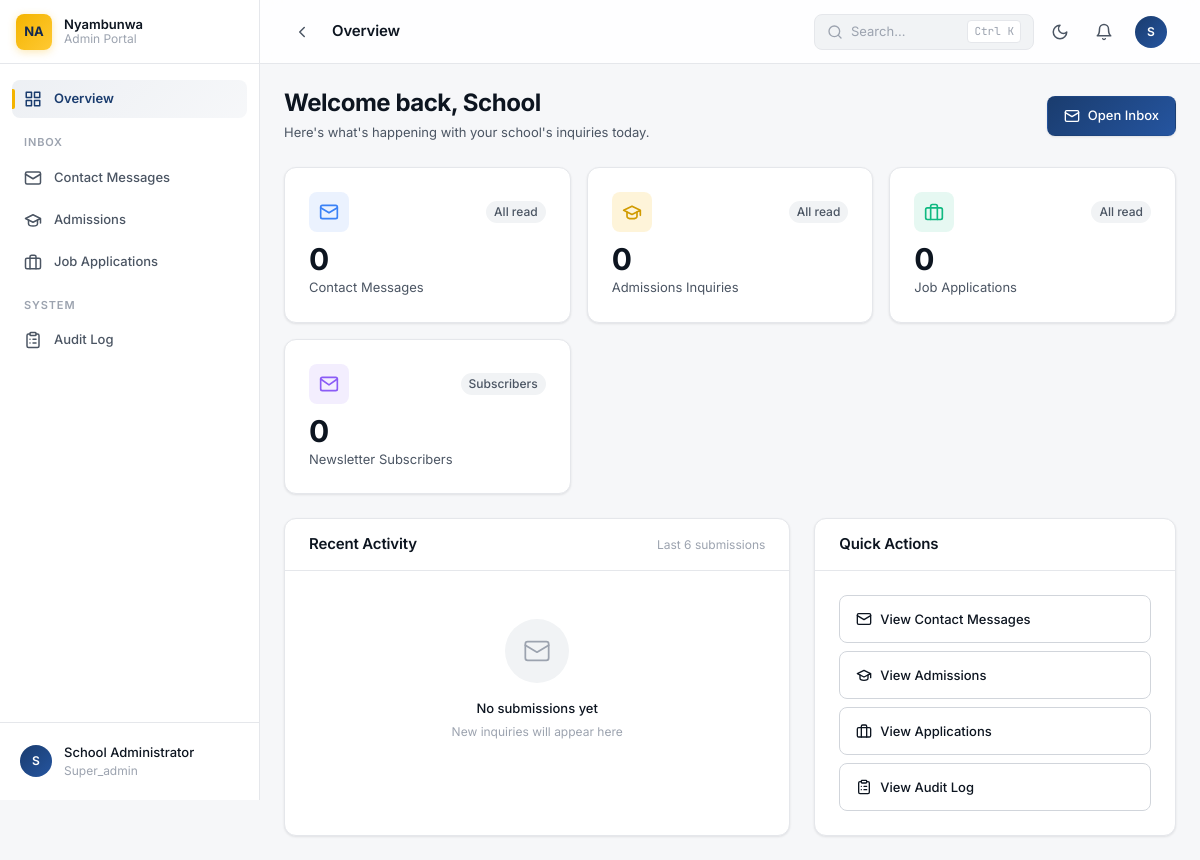
The app's page /admin/dashboard (signed in), older data.
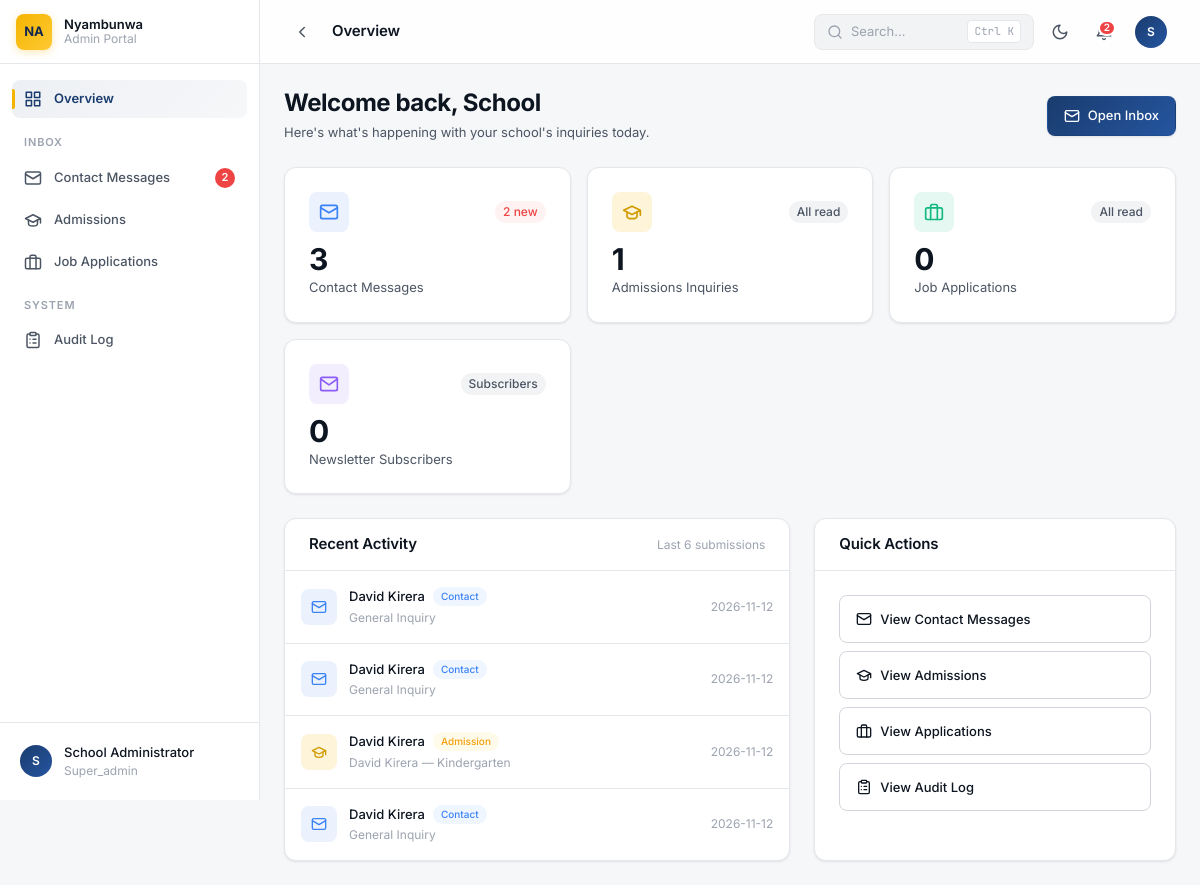
The same page, newer data.
### tables this page shows
CREATE TABLE contacts (
            id INTEGER PRIMARY KEY AUTOINCREMENT,
            name TEXT NOT NULL,
            email TEXT NOT NULL,
            phone TEXT,
            subject TEXT,
            message TEXT NOT NULL,
            status TEXT DEFAULT 'New',
            notes TEXT,
            created_at TIMESTAMP DEFAULT CURRENT_TIMESTAMP,
            updated_at TIMESTAMP DEFAULT CURRENT_TIMESTAMP
        );

CREATE TABLE admissions (
            id INTEGER PRIMARY KEY AUTOINCREMENT,
            parent_name TEXT NOT NULL,
            email TEXT NOT NULL,
            phone TEXT,
            child_name TEXT NOT NULL,
            child_dob TEXT,
            grade_applying TEXT NOT NULL,
            current_school TEXT,
            message TEXT,
            status TEXT DEFAULT 'New',
            notes TEXT,
            created_at TIMESTAMP DEFAULT CURRENT_TIMESTAMP,
            updated_at TIMESTAMP DEFAULT CURRENT_TIMESTAMP
        );

### app.py (the view)
@app.route('/admin/dashboard')
@login_required
def dashboard():
    from database import get_all_submissions
    stats = get_stats()
    recent = []
    for stype in ['contacts', 'admissions', 'careers']:
        items = get_all_submissions(stype)[:3]
        for item in items:
            item['_type'] = stype
            recent.append(item)
    recent.sort(key=lambda x: x.get('created_at', ''), reverse=True)
    recent = recent[:6]
    return render_template('admin/dashboard.html',
                          stats=stats,
                          recent=recent)

### app.py (called while the page is built)
def login_required(f):
    @wraps(f)
    def decorated_function(*args, **kwargs):
        if 'admin_logged_in' not in session:
            return redirect(url_for('login_page'))
        if 'last_activity' in session:
            last_activity = datetime.fromisoformat(session['last_activity'])
            if datetime.now() - last_activity > timedelta(minutes=30):
                session.clear()
                return redirect(url_for('login_page'))
        session['last_activity'] = datetime.now().isoformat()
        return f(*args, **kwargs)
    return decorated_function

@app.before_request
def enforce_https():
    if not request.is_secure and os.environ.get('FLASK_ENV') == 'production':
        url = request.url.replace('http://', 'https://', 1)
        return redirect(url, code=301)

### database.py (called while the page is built)
def get_db():
    conn = sqlite3.connect(Config.DATABASE)
    conn.row_factory = sqlite3.Row
    return conn

def get_table_name(submission_type):
    return TABLE_MAP.get(submission_type, submission_type)

### templates/admin/dashboard.html (shortened to what the changed rows need)
{% extends "admin/base.html" %}
{% block page_title %}Overview{% endblock %}
{% block content %}
<div class="page-header flex items-center justify-between" style="flex-wrap: wrap; gap: 1rem;">
    <div>
        <h1 class="page-title">Welcome back, {{ (session.get('admin_full_name') or 'Admin').split()[0] }}</h1>
    </div>
</div>
<div class="dashboard-stats">
    <a href="{{ url_for('view_submissions', submission_type='contacts') }}" class="card stat-card">
        <div class="card-body">
            <div class="flex items-center justify-between mb-3">
                <div class="stat-icon stat-icon--info">
                    <svg width="20" height="20" viewBox="0 0 24 24" fill="none" stroke="currentColor" stroke-width="2" stroke-linecap="round" stroke-linejoin="round">
                        <rect x="2" y="4" width="20" height="16" rx="2"/>
                        <path d="m22 7-10 6L2 7"/>
                    </svg>
                </div>
                {% if stats.contacts_new > 0 %}
                <span class="badge badge-error">{{ stats.contacts_new }} new</span>
                {% else %}
                <span class="badge badge-neutral">All read</span>
                {% endif %}
            </div>
            <div class="stat-number">{{ stats.contacts_total }}</div>
            <div class="text-sm text-secondary mt-1">Contact Messages</div>
        </div>
    </a>
    <a href="{{ url_for('view_submissions', submission_type='admissions') }}" class="card stat-card">
        <div class="card-body">
            <div class="flex items-center justify-between mb-3">
                <div class="stat-icon stat-icon--warning">
                </div>
                {% if stats.admissions_new > 0 %}
                <span class="badge badge-warning">{{ stats.admissions_new }} new</span>
                {% else %}
                <span class="badge badge-neutral">All read</span>
                {% endif %}
            </div>
            <div class="stat-number">{{ stats.admissions_total }}</div>
            <div class="text-sm text-secondary mt-1">Admissions Inquiries</div>
        </div>
    </a>
</div>
<div class="dashboard-grid">
    <div class="card">
        <div class="card-header">
            <h2 class="card-title">Recent Activity</h2>
        </div>
        {% if recent and recent|length > 0 %}
        <div>
            {% for item in recent %}
            <a href="{{ url_for('view_message', submission_type=item._type, submission_id=item.id) }}" class="activity-item">
                <div class="activity-icon activity-icon--{{ item._type }}">
                    {% if item._type == 'contacts' %}
                    <svg width="16" height="16" viewBox="0 0 24 24" fill="none" stroke="currentColor" stroke-width="2" stroke-linecap="round" stroke-linejoin="round">
                        <rect x="2" y="4" width="20" height="16" rx="2"/>
                        <path d="m22 7-10 6L2 7"/>
                    </svg>
                    {% elif item._type == 'admissions' %}
                    <svg width="16" height="16" viewBox="0 0 24 24" fill="none" stroke="currentColor" stroke-width="2" stroke-linecap="round" stroke-linejoin="round">
                        <path d="M22 10v6M2 10l10-5 10 5-10 5z"/>
                        <path d="M6 12v5c0 2 2 3 6 3s6-1 6-3v-5"/>
                    </svg>
                    {% else %}
                    <svg width="16" height="16" viewBox="0 0 24 24" fill="none" stroke="currentColor" stroke-width="2" stroke-linecap="round" stroke-linejoin="round">
                        <rect x="2" y="7" width="20" height="14" rx="2"/>
                        <path d="M16 21V5a2 2 0 0 0-2-2h-4a2 2 0 0 0-2 2v16"/>
                    </svg>
                    {% endif %}
                </div>
                <div style="flex: 1; min-width: 0;">
                    <div class="flex items-center gap-2" style="margin-bottom: 2px;">
                        <span class="text-sm font-medium text-primary" style="overflow: hidden; text-overflow: ellipsis; white-space: nowrap;">
                            {% if item._type == 'contacts' %}{{ item.name }}
                            {% elif item._type == 'admissions' %}{{ item.parent_name }}
                            {% else %}{{ item.name }}{% endif %}
                        </span>
                        <span class="badge badge-{{ 'info' if item._type == 'contacts' else ('warning' if item._type == 'admissions' else 'success') }}" style="font-size: 0.625rem;">
                            {{ 'Contact' if item._type == 'contacts' else ('Admission' if item._type == 'admissions' else 'Career') }}
                        </span>
                    </div>
                    <div class="text-xs text-muted" style="overflow: hidden; text-overflow: ellipsis; white-space: nowrap;">
                        {% if item._type == 'contacts' %}{{ item.subject or item.message[:60] }}
                        {% elif item._type == 'admissions' %}{{ item.child_name }} — {{ item.grade_applying }}
                        {% else %}{{ item.position_applying or 'General Application' }}{% endif %}
                    </div>
                </div>
                <div class="text-xs text-muted" style="flex-shrink: 0;">
                    {{ item.created_at[:10] }}
                </div>
            </a>
            {% endfor %}
        </div>
        {% else %}
        <div class="empty-state">
            <div class="empty-state-icon">
                <svg width="28" height="28" viewBox="0 0 24 24" fill="none" stroke="currentColor" stroke-width="1.5" stroke-linecap="round" stroke-linejoin="round">
                    <rect x="2" y="4" width="20" height="16" rx="2"/>
                    <path d="m22 7-10 6L2 7"/>
                </svg>
            </div>
            <div class="text-sm font-medium text-primary mb-1">No submissions yet</div>
            <div class="text-xs text-muted">New inquiries will appear here</div>
        </div>
        {% endif %}
    </div>
    <div class="card">
        <div class="card-header">
            <h2 class="card-title">Quick Actions</h2>
        </div>
    </div>
</div>
{% endblock %}

Row changes from the older to the newer data that the page shows:
added contacts: name "David Kirera", _type "Contact", subject "General Inquiry", created_at "2026-11-12"
added contacts: name "David Kirera", _type "Contact", subject "General Inquiry", created_at "2026-11-12"
added admissions: parent_name "David Kirera", _type "Admission", child_name "David Kirera", grade_applying "Kindergarten", created_at "2026-11-12"
added contacts: name "David Kirera", _type "Contact", subject "General Inquiry", created_at "2026-11-12"
Text that changed along with them:
{{ stats.contacts_new }}: (not shown) → "2"
{{ total_new if total_new < 10 else '9+' }}: (not shown) → "2"
{{ stats.contacts_total }}: "0" → "3"
{{ stats.admissions_total }}: "0" → "1"
text no longer shown: "All read No submissions yet New inquiries will appear here"
text now shown: "new"
